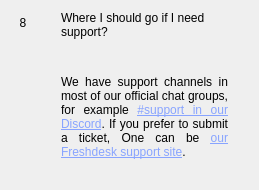
                  <widget class="QWidget" name="widgetFaq8" native="true">
                   <layout class="QHBoxLayout" name="horizontalpage_8" stretch="0,1">
                    <item alignment="Qt::AlignTop">
                     <widget class="QLabel" name="labelNumber8">
                      <property name="minimumSize">
                       <size>
                        <width>24</width>
                        <height>24</height>
                       </size>
                      </property>
                      <property name="maximumSize">
                       <size>
                        <width>16777215</width>
                        <height>24</height>
                       </size>
                      </property>
                      <property name="text">
                       <string>8</string>
                      </property>
                      <property name="alignment">
                       <set>Qt::AlignCenter</set>
                      </property>
                     </widget>
                    </item>
                    <item>
                     <layout class="QVBoxLayout" name="verticalLayoutpage_8">
                      <property name="leftMargin">
                       <number>20</number>
                      </property>
                      <property name="rightMargin">
                       <number>20</number>
                      </property>
                      <item>
                       <widget class="QLabel" name="labelSubtitle8">
                        <property name="text">
                         <string>Where I should go if I need support?</string>
                        </property>
                        <property name="wordWrap">
                         <bool>true</bool>
                        </property>
                       </widget>
                      </item>
                      <item>
                       <spacer name="verticalSpacer_80">
                        <property name="orientation">
                         <enum>Qt::Vertical</enum>
                        </property>
                        <property name="sizeType">
                         <enum>QSizePolicy::Fixed</enum>
                        </property>
                        <property name="sizeHint" stdset="0">
                         <size>
                          <width>20</width>
                          <height>30</height>
                         </size>
                        </property>
                       </spacer>
                      </item>
                      <item>
                       <widget class="QLabel" name="labelContent8">
                        <property name="text">
                         <string>
                           &lt;html&gt;&lt;head/&gt;&lt;body&gt;&lt;p align=&quot;justify&quot;&gt;
                           We have support channels in most of our official chat groups, for example
                           &lt;a style='color: #88a4ff' href='https://discord.BLTG.org'&gt;
                           #support in our Discord&lt;/a&gt;.
                           If you prefer to submit a ticket, One can be
                           &lt;a style='color: #88a4ff' href='https://BLTG.freshdesk.com'&gt;
                           our Freshdesk support site&lt;/a&gt;.
                           &lt;/p&gt;&lt;/body&gt;&lt;/html&gt;
                         </string>
                        </property>
                        <property name="alignment">
                         <set>Qt::AlignLeading|Qt::AlignLeft|Qt::AlignTop</set>
                        </property>
                        <property name="wordWrap">
                         <bool>true</bool>
                        </property>
                       </widget>
                      </item>
                      <item>
                       <spacer name="verticalSpacer_81">
                        <property name="orientation">
                         <enum>Qt::Vertical</enum>
                        </property>
                        <property name="sizeHint" stdset="0">
                         <size>
                          <width>20</width>
                          <height>20</height>
                         </size>
                        </property>
                       </spacer>
                      </item>
                     </layout>
                    </item>
                   </layout>
                  </widget>
